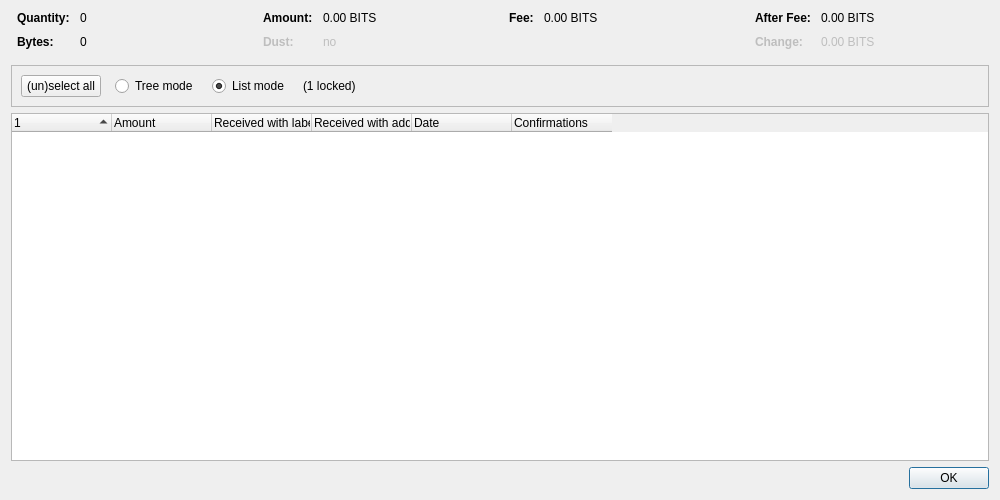
<?xml version="1.0" encoding="UTF-8"?>
<ui version="4.0">
 <class>CoinControlDialog</class>
 <widget class="QDialog" name="CoinControlDialog">
  <property name="geometry">
   <rect>
    <x>0</x>
    <y>0</y>
    <width>1000</width>
    <height>500</height>
   </rect>
  </property>
  <property name="windowTitle">
   <string>Coin Selection</string>
  </property>
  <layout class="QVBoxLayout" name="verticalLayout">
   <item>
    <layout class="QHBoxLayout" name="horizontalLayoutTop" stretch="0,0,0,0">
     <property name="topMargin">
      <number>0</number>
     </property>
     <property name="bottomMargin">
      <number>10</number>
     </property>
     <item>
      <layout class="QFormLayout" name="formLayoutCoinControl1">
       <property name="horizontalSpacing">
        <number>10</number>
       </property>
       <property name="verticalSpacing">
        <number>10</number>
       </property>
       <property name="leftMargin">
        <number>6</number>
       </property>
       <property name="rightMargin">
        <number>6</number>
       </property>
       <item row="0" column="0">
        <widget class="QLabel" name="labelCoinControlQuantityText">
         <property name="font">
          <font>
           <weight>75</weight>
           <bold>true</bold>
          </font>
         </property>
         <property name="text">
          <string>Quantity:</string>
         </property>
        </widget>
       </item>
       <item row="0" column="1">
        <widget class="QLabel" name="labelCoinControlQuantity">
         <property name="cursor">
          <cursorShape>IBeamCursor</cursorShape>
         </property>
         <property name="contextMenuPolicy">
          <enum>Qt::ActionsContextMenu</enum>
         </property>
         <property name="text">
          <string notr="true">0</string>
         </property>
         <property name="textInteractionFlags">
          <set>Qt::LinksAccessibleByMouse|Qt::TextSelectableByKeyboard|Qt::TextSelectableByMouse</set>
         </property>
        </widget>
       </item>
       <item row="1" column="0">
        <widget class="QLabel" name="labelCoinControlBytesText">
         <property name="font">
          <font>
           <weight>75</weight>
           <bold>true</bold>
          </font>
         </property>
         <property name="text">
          <string>Bytes:</string>
         </property>
        </widget>
       </item>
       <item row="1" column="1">
        <widget class="QLabel" name="labelCoinControlBytes">
         <property name="cursor">
          <cursorShape>IBeamCursor</cursorShape>
         </property>
         <property name="contextMenuPolicy">
          <enum>Qt::ActionsContextMenu</enum>
         </property>
         <property name="text">
          <string notr="true">0</string>
         </property>
         <property name="textInteractionFlags">
          <set>Qt::LinksAccessibleByMouse|Qt::TextSelectableByKeyboard|Qt::TextSelectableByMouse</set>
         </property>
        </widget>
       </item>
      </layout>
     </item>
     <item>
      <layout class="QFormLayout" name="formLayoutCoinControl2">
       <property name="horizontalSpacing">
        <number>10</number>
       </property>
       <property name="verticalSpacing">
        <number>10</number>
       </property>
       <property name="leftMargin">
        <number>6</number>
       </property>
       <property name="rightMargin">
        <number>6</number>
       </property>
       <item row="0" column="0">
        <widget class="QLabel" name="labelCoinControlAmountText">
         <property name="font">
          <font>
           <weight>75</weight>
           <bold>true</bold>
          </font>
         </property>
         <property name="text">
          <string>Amount:</string>
         </property>
        </widget>
       </item>
       <item row="0" column="1">
        <widget class="QLabel" name="labelCoinControlAmount">
         <property name="cursor">
          <cursorShape>IBeamCursor</cursorShape>
         </property>
         <property name="contextMenuPolicy">
          <enum>Qt::ActionsContextMenu</enum>
         </property>
         <property name="text">
          <string notr="true">0.00 BITS</string>
         </property>
         <property name="textInteractionFlags">
          <set>Qt::LinksAccessibleByMouse|Qt::TextSelectableByKeyboard|Qt::TextSelectableByMouse</set>
         </property>
        </widget>
       </item>
       <item row="1" column="0">
        <widget class="QLabel" name="labelCoinControlLowOutputText">
         <property name="enabled">
          <bool>false</bool>
         </property>
         <property name="font">
          <font>
           <weight>75</weight>
           <bold>true</bold>
          </font>
         </property>
         <property name="text">
          <string>Dust:</string>
         </property>
        </widget>
       </item>
       <item row="1" column="1">
        <widget class="QLabel" name="labelCoinControlLowOutput">
         <property name="enabled">
          <bool>false</bool>
         </property>
         <property name="cursor">
          <cursorShape>IBeamCursor</cursorShape>
         </property>
         <property name="contextMenuPolicy">
          <enum>Qt::ActionsContextMenu</enum>
         </property>
         <property name="text">
          <string notr="true">no</string>
         </property>
         <property name="textInteractionFlags">
          <set>Qt::LinksAccessibleByMouse|Qt::TextSelectableByKeyboard|Qt::TextSelectableByMouse</set>
         </property>
        </widget>
       </item>
      </layout>
     </item>
     <item>
      <layout class="QFormLayout" name="formLayoutCoinControl3">
       <property name="horizontalSpacing">
        <number>10</number>
       </property>
       <property name="verticalSpacing">
        <number>10</number>
       </property>
       <property name="leftMargin">
        <number>6</number>
       </property>
       <property name="rightMargin">
        <number>6</number>
       </property>
       <item row="0" column="0">
        <widget class="QLabel" name="labelCoinControlFeeText">
         <property name="font">
          <font>
           <weight>75</weight>
           <bold>true</bold>
          </font>
         </property>
         <property name="text">
          <string>Fee:</string>
         </property>
        </widget>
       </item>
       <item row="0" column="1">
        <widget class="QLabel" name="labelCoinControlFee">
         <property name="cursor">
          <cursorShape>IBeamCursor</cursorShape>
         </property>
         <property name="contextMenuPolicy">
          <enum>Qt::ActionsContextMenu</enum>
         </property>
         <property name="text">
          <string notr="true">0.00 BITS</string>
         </property>
         <property name="textInteractionFlags">
          <set>Qt::LinksAccessibleByMouse|Qt::TextSelectableByKeyboard|Qt::TextSelectableByMouse</set>
         </property>
        </widget>
       </item>
      </layout>
     </item>
     <item>
      <layout class="QFormLayout" name="formLayoutCoinControl4">
       <property name="horizontalSpacing">
        <number>10</number>
       </property>
       <property name="verticalSpacing">
        <number>10</number>
       </property>
       <property name="leftMargin">
        <number>6</number>
       </property>
       <property name="rightMargin">
        <number>6</number>
       </property>
       <item row="0" column="0">
        <widget class="QLabel" name="labelCoinControlAfterFeeText">
         <property name="font">
          <font>
           <weight>75</weight>
           <bold>true</bold>
          </font>
         </property>
         <property name="text">
          <string>After Fee:</string>
         </property>
        </widget>
       </item>
       <item row="0" column="1">
        <widget class="QLabel" name="labelCoinControlAfterFee">
         <property name="cursor">
          <cursorShape>IBeamCursor</cursorShape>
         </property>
         <property name="contextMenuPolicy">
          <enum>Qt::ActionsContextMenu</enum>
         </property>
         <property name="text">
          <string notr="true">0.00 BITS</string>
         </property>
         <property name="textInteractionFlags">
          <set>Qt::LinksAccessibleByMouse|Qt::TextSelectableByKeyboard|Qt::TextSelectableByMouse</set>
         </property>
        </widget>
       </item>
       <item row="1" column="0">
        <widget class="QLabel" name="labelCoinControlChangeText">
         <property name="enabled">
          <bool>false</bool>
         </property>
         <property name="font">
          <font>
           <weight>75</weight>
           <bold>true</bold>
          </font>
         </property>
         <property name="text">
          <string>Change:</string>
         </property>
        </widget>
       </item>
       <item row="1" column="1">
        <widget class="QLabel" name="labelCoinControlChange">
         <property name="enabled">
          <bool>false</bool>
         </property>
         <property name="cursor">
          <cursorShape>IBeamCursor</cursorShape>
         </property>
         <property name="contextMenuPolicy">
          <enum>Qt::ActionsContextMenu</enum>
         </property>
         <property name="text">
          <string notr="true">0.00 BITS</string>
         </property>
         <property name="textInteractionFlags">
          <set>Qt::LinksAccessibleByMouse|Qt::TextSelectableByKeyboard|Qt::TextSelectableByMouse</set>
         </property>
        </widget>
       </item>
      </layout>
     </item>
    </layout>
   </item>
   <item>
    <widget class="QFrame" name="frame">
     <property name="minimumSize">
      <size>
       <width>0</width>
       <height>40</height>
      </size>
     </property>
     <property name="frameShape">
      <enum>QFrame::StyledPanel</enum>
     </property>
     <property name="frameShadow">
      <enum>QFrame::Sunken</enum>
     </property>
     <layout class="QHBoxLayout" name="horizontalLayout">
      <item>
       <layout class="QHBoxLayout" name="horizontalLayoutPanel" stretch="0,0,0,0,0">
        <property name="spacing">
         <number>14</number>
        </property>
        <item>
         <widget class="QPushButton" name="pushButtonSelectAll">
          <property name="sizePolicy">
           <sizepolicy hsizetype="Maximum" vsizetype="Fixed">
            <horstretch>0</horstretch>
            <verstretch>0</verstretch>
           </sizepolicy>
          </property>
          <property name="text">
           <string>(un)select all</string>
          </property>
          <property name="autoDefault">
           <bool>false</bool>
          </property>
         </widget>
        </item>
        <item>
         <widget class="QRadioButton" name="radioTreeMode">
          <property name="sizePolicy">
           <sizepolicy hsizetype="Maximum" vsizetype="Fixed">
            <horstretch>0</horstretch>
            <verstretch>0</verstretch>
           </sizepolicy>
          </property>
          <property name="text">
           <string>Tree mode</string>
          </property>
         </widget>
        </item>
        <item>
         <widget class="QRadioButton" name="radioListMode">
          <property name="sizePolicy">
           <sizepolicy hsizetype="Maximum" vsizetype="Fixed">
            <horstretch>0</horstretch>
            <verstretch>0</verstretch>
           </sizepolicy>
          </property>
          <property name="text">
           <string>List mode</string>
          </property>
          <property name="checked">
           <bool>true</bool>
          </property>
         </widget>
        </item>
        <item>
         <widget class="QLabel" name="labelLocked">
          <property name="text">
           <string notr="true">(1 locked)</string>
          </property>
         </widget>
        </item>
        <item>
         <spacer name="horizontalSpacer">
          <property name="orientation">
           <enum>Qt::Horizontal</enum>
          </property>
          <property name="sizeHint" stdset="0">
           <size>
            <width>40</width>
            <height>20</height>
           </size>
          </property>
         </spacer>
        </item>
       </layout>
      </item>
     </layout>
    </widget>
   </item>
   <item>
    <widget class="CoinControlTreeWidget" name="treeWidget">
     <property name="contextMenuPolicy">
      <enum>Qt::CustomContextMenu</enum>
     </property>
     <property name="sortingEnabled">
      <bool>false</bool>
     </property>
     <property name="columnCount">
      <number>6</number>
     </property>
     <attribute name="headerShowSortIndicator" stdset="0">
      <bool>true</bool>
     </attribute>
     <attribute name="headerStretchLastSection">
      <bool>false</bool>
     </attribute>
     <column>
      <property name="text">
       <string/>
      </property>
     </column>
     <column>
      <property name="text">
       <string>Amount</string>
      </property>
     </column>
     <column>
      <property name="text">
       <string>Received with label</string>
      </property>
     </column>
     <column>
      <property name="text">
       <string>Received with address</string>
      </property>
     </column>
     <column>
      <property name="text">
       <string>Date</string>
      </property>
     </column>
     <column>
      <property name="text">
       <string>Confirmations</string>
      </property>
      <property name="toolTip">
       <string>Confirmed</string>
      </property>
     </column>
     <column>
      <property name="text">
       <string/>
      </property>
     </column>
     <column>
      <property name="text">
       <string/>
      </property>
     </column>
     <column>
      <property name="text">
       <string/>
      </property>
     </column>
     <column>
      <property name="text">
       <string/>
      </property>
     </column>
    </widget>
   </item>
   <item>
    <widget class="QDialogButtonBox" name="buttonBox">
     <property name="orientation">
      <enum>Qt::Horizontal</enum>
     </property>
     <property name="standardButtons">
      <set>QDialogButtonBox::Ok</set>
     </property>
    </widget>
   </item>
  </layout>
 </widget>
 <customwidgets>
  <customwidget>
   <class>CoinControlTreeWidget</class>
   <extends>QTreeWidget</extends>
   <header>qt/coincontroltreewidget.h</header>
  </customwidget>
 </customwidgets>
 <resources/>
 <connections/>
</ui>
